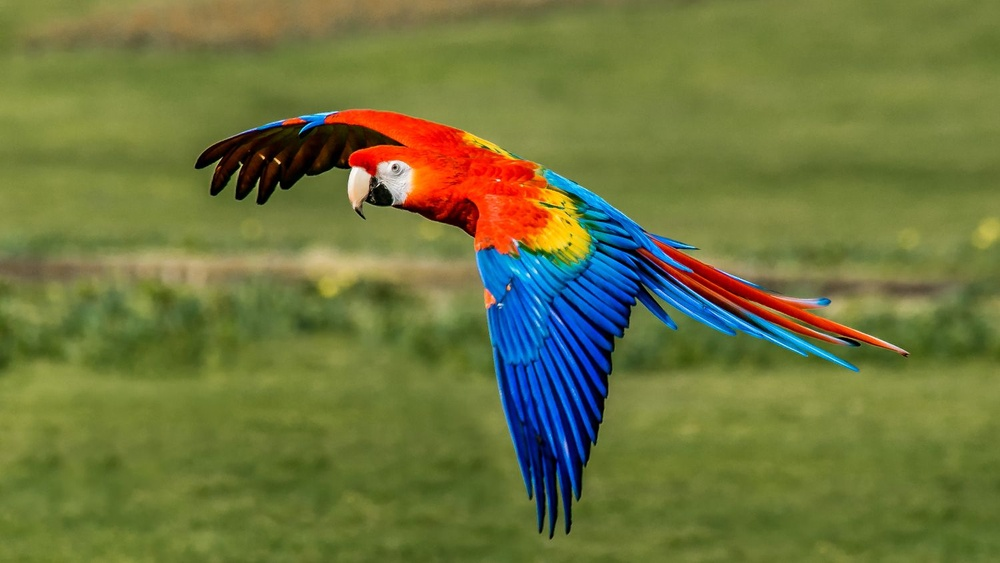
#> input picture lab 5/pdf_imgs/parrot.jpg, 1000 x 563 px, shrunk from 1500 x 844 before the run, found by its file name
$ jupyter execute lab5.ipynb   (older library calls are emulated)
#> lines starting #> are read from the running program, lines starting #| are printed output that depends on the picture
# Lab 5
Image filtering and sharpening using the parrot image.

[cell 1]
import cv2
import numpy as np
import matplotlib.pyplot as plt

# Candidate paths for the parrot image (works from different working directories)
PARROT_CANDIDATES = [
    "parrot.jpg",
    "pdf_imgs/parrot.jpg",
    "lab 5/parrot.jpg",
    "lab 5/pdf_imgs/parrot.jpg",
]


def load_parrot(mode="color"):
    # Load parrot image in color or grayscale
#> called with mode = 'color'
    flag = cv2.IMREAD_COLOR if mode == "color" else cv2.IMREAD_GRAYSCALE

    for path in PARROT_CANDIDATES:
        image = cv2.imread(path, flag)
#> image is the input picture: shape (563, 1000, 3); mean B, G, R 61.7, 117.6, 110.2
        if image is not None:
            # Convert BGR to RGB only for color display
            if mode == "color":
                return cv2.cvtColor(image, cv2.COLOR_BGR2RGB)
            return image

    raise FileNotFoundError("Could not find parrot.jpg in Lab 5 paths.")


def show_images(images, titles, figsize=(15, 5), cmap=None):
    # Display images side by side
    plt.figure(figsize=figsize)
    for i, (img, title) in enumerate(zip(images, titles), 1):
        plt.subplot(1, len(images), i)
        if img.ndim == 2:
            plt.imshow(img, cmap=("gray" if cmap is None else cmap))
        else:
            plt.imshow(img)
        plt.title(title)
        plt.axis("off")
    plt.tight_layout()
    plt.show()

# Task 1: Unsharp Masking
Apply unsharp masking to the parrot image.

[cell 2]
# Load RGB parrot image
image = load_parrot(mode="color")

# Unsharp masking parameters
sigma = 2
amount = 1.5

# Normalize image to [0,1] for stable processing
image_float = image.astype(np.float32) / 255.0

# Blur image using Gaussian filter
blurred = cv2.GaussianBlur(image_float, (0, 0), sigmaX=sigma, sigmaY=sigma)
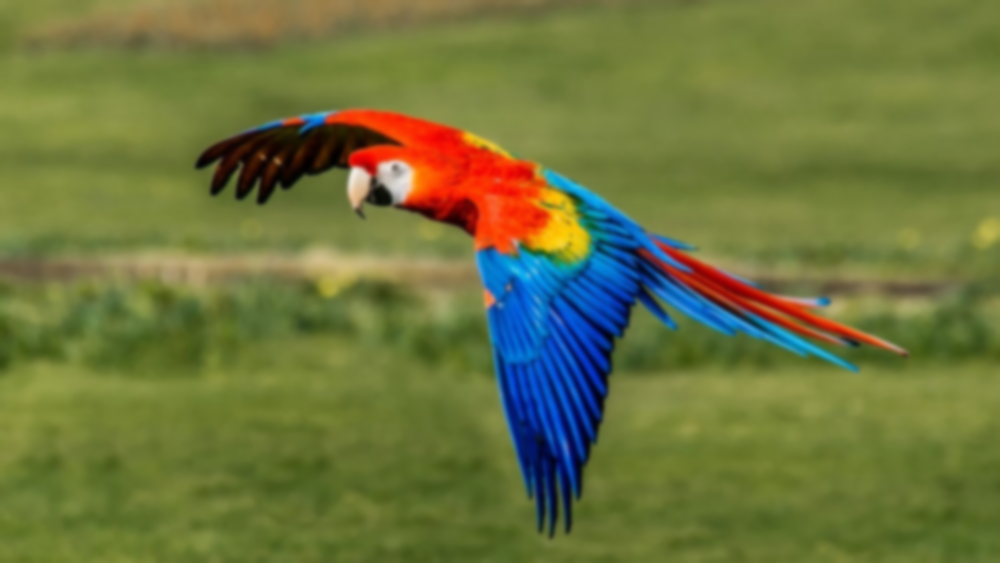
#> blurred: shape (563, 1000, 3) float32; mean R, G, B 0.432, 0.461, 0.242

# Unsharp mask formula: original + amount*(original - blurred)
sharpened = np.clip(image_float + amount * (image_float - blurred), 0, 1)
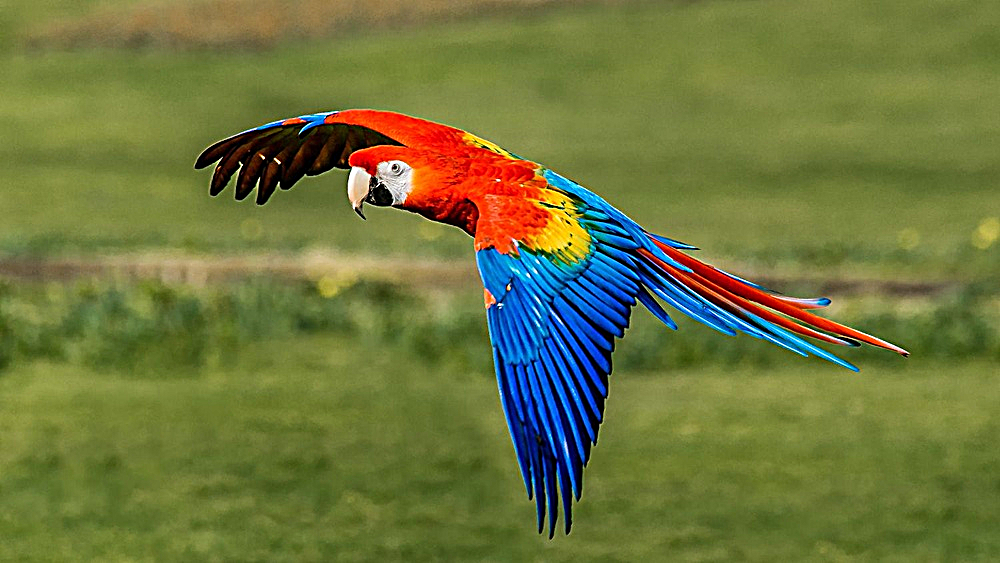
#> sharpened: shape (563, 1000, 3) float32; mean R, G, B 0.433, 0.463, 0.243

# Show original, blurred, and sharpened
show_images(
    [image_float, blurred, sharpened],
    ["Original Image", "Blurred Image", "Sharpened (Unsharp Masking)"]
)
#> the loop in show_images, `for i, (img, title) in enumerate(zip(images, titles), 1):` made 3 passes
#> title on passes 1 to 3: 'Original Image', 'Blurred Image', 'Sharpened (Unsharp Masking)'
#> in show_images, `plt.show()`:
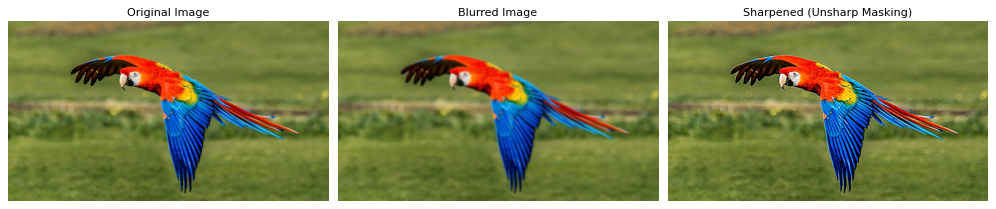
#> figure drawn by matplotlib, 3 panels

## Assessment Task 1
Convolve an image with a 7x7 box filter.

[cell 3]
# Load grayscale parrot image
img = load_parrot(mode="gray")
#> call 2 of load_parrot, with mode = 'gray'
#> in load_parrot (call 2), `image = cv2.imread(path, flag)`:
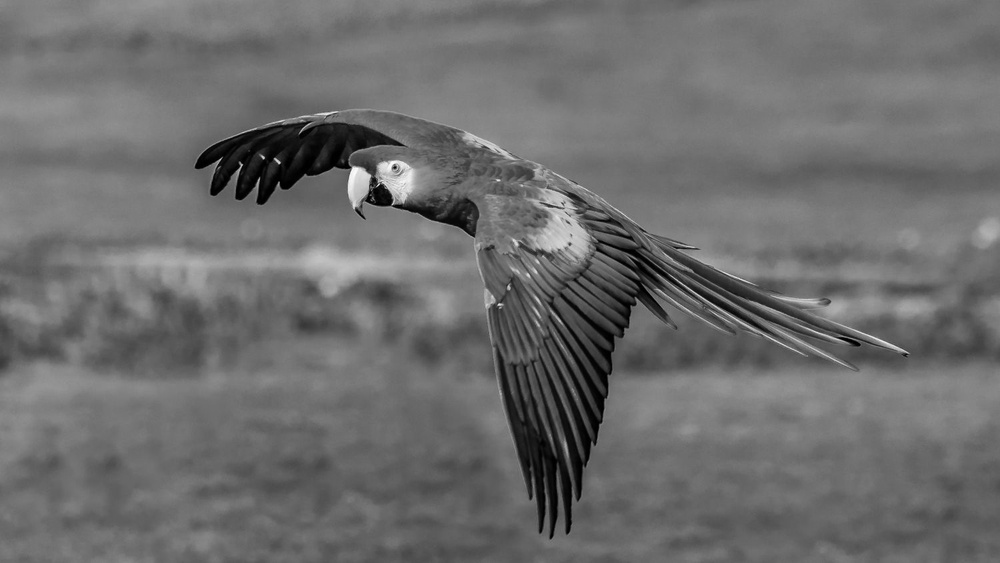
#> image: shape (563, 1000); min 0, max 252, mean 108.9

# Create normalized 7x7 box kernel
kernel = np.ones((7, 7), np.float32) / 49

# Apply box filter
smoothed_box = cv2.filter2D(img, -1, kernel)

# Show original and smoothed results
show_images(
    [img, smoothed_box],
    ["Original Image", "Smoothed Image (7x7 Box Filter)"],
    figsize=(12, 5),
    cmap="gray"
)
#> the loop in show_images (call 2), `for i, (img, title) in enumerate(zip(images, titles), 1):` made 2 passes
#> (i, title) on passes 1 to 2: (1, 'Original Image'), (2, 'Smoothed Image (7x7 Box Filter)')

# Task 2: Gaussian Filter Comparison
Apply a 5x5 Gaussian filter and a 21x21 Gaussian filter.

[cell 4]
# Load grayscale parrot image
img2 = load_parrot(mode="gray")

# Apply Gaussian smoothing with two kernel sizes
gauss_5 = cv2.GaussianBlur(img2, (5, 5), 0)
gauss_21 = cv2.GaussianBlur(img2, (21, 21), 0)
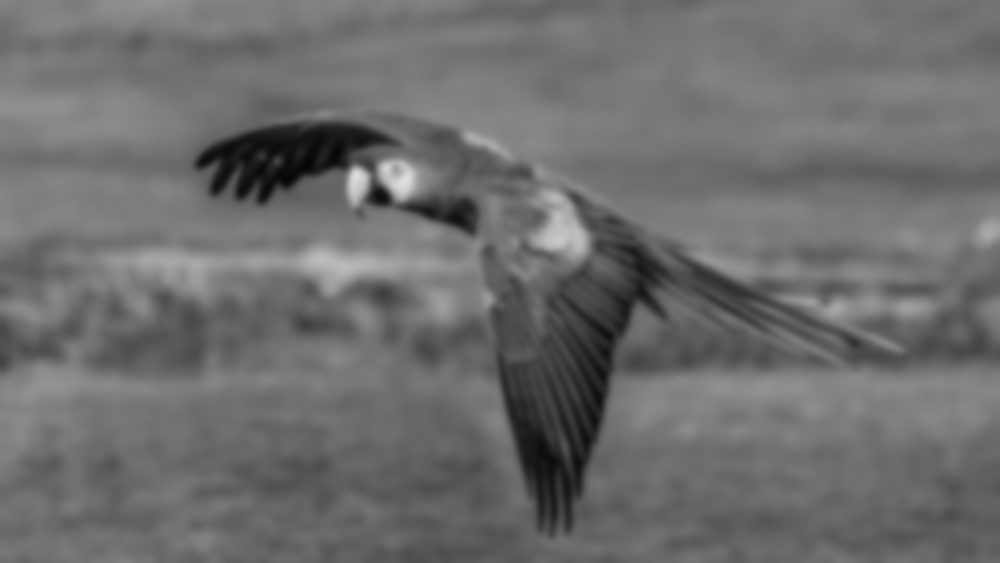
#> gauss_21: shape (563, 1000); min 5, max 222, mean 108.9

# Show original and both Gaussian outputs
show_images(
    [img2, gauss_5, gauss_21],
    ["Original Image", "Gaussian 5x5", "Gaussian 21x21"],
    figsize=(15, 5),
    cmap="gray"
)

# Task 3: Laplacian Sharpening
Apply Laplacian sharpening and show original, Laplacian result, and sharpened image.

[cell 5]
# Load grayscale parrot image
img3 = load_parrot(mode="gray")

# Convert to float [0,1] before Laplacian
image_float = img3.astype(np.float32) / 255.0
#> image_float: shape (563, 1000) float32

# Compute Laplacian response
laplacian = cv2.Laplacian(image_float, cv2.CV_32F, ksize=3)
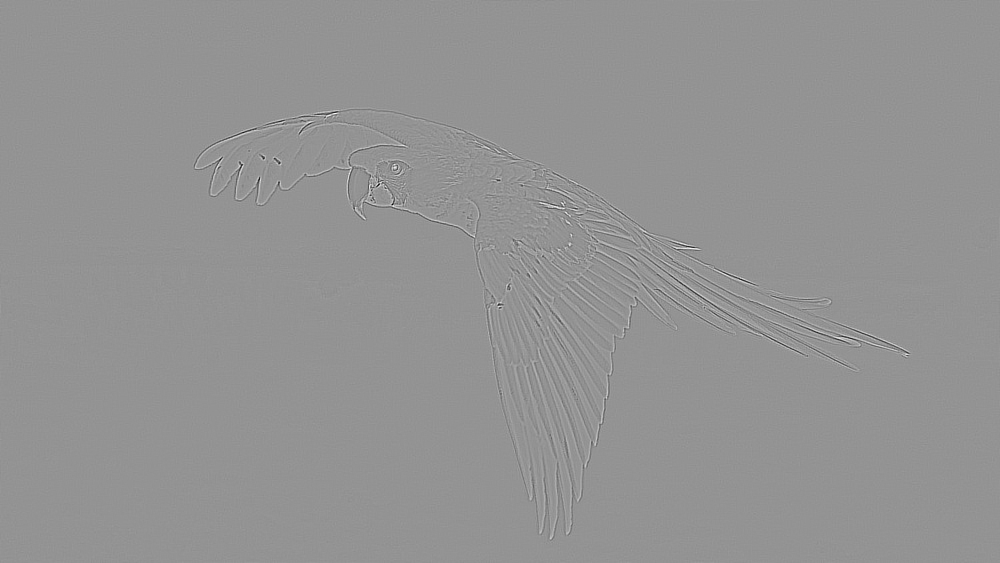
#> laplacian: shape (563, 1000) float32; min -3.89, max 2.83, mean -3.89e-07; drawn with min black and max white

# Sharpen by subtracting Laplacian
sharpened_laplacian = np.clip(image_float - laplacian, 0, 1)
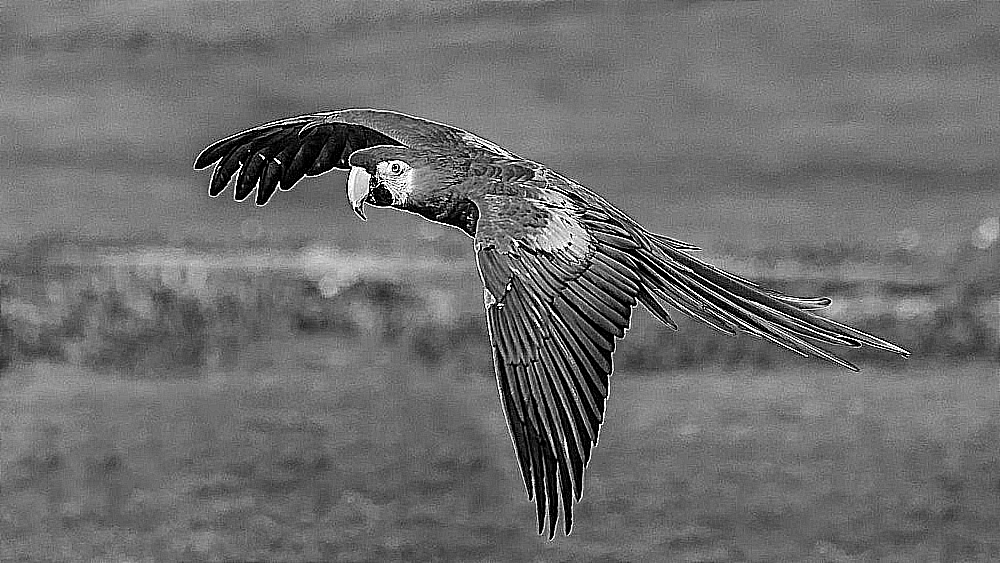
#> sharpened_laplacian: shape (563, 1000) float32; min 0, max 1, mean 0.431

# Show original, Laplacian, and sharpened
show_images(
    [image_float, laplacian, sharpened_laplacian],
    ["Original Image", "Laplacian (3x3)", "Sharpened Image"],
    cmap="gray"
)
